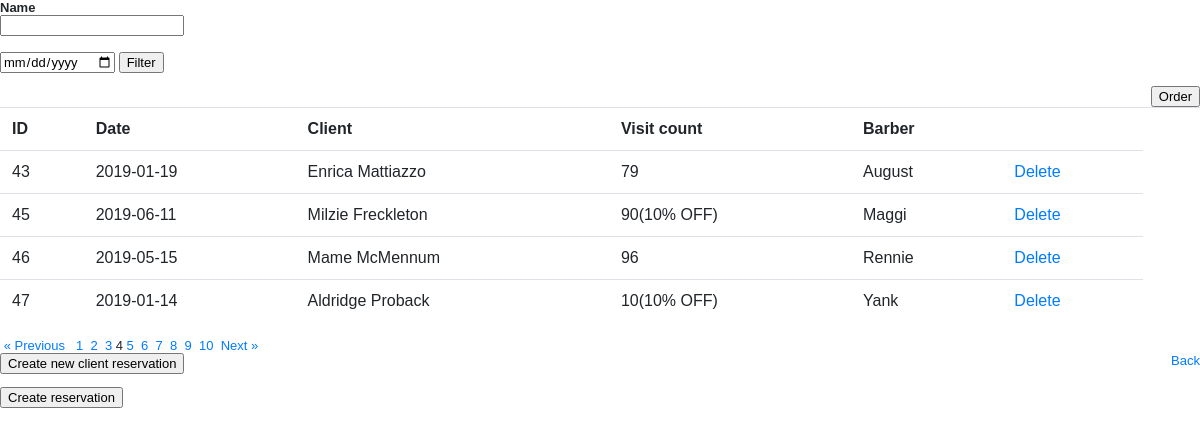
Page /nfq/public/barber/index.php?page=4 on the committed database.
### tables this page shows
CREATE TABLE IF NOT EXISTS `reservation` (
  `id` int(11) NOT NULL AUTO_INCREMENT,
  `date` date NOT NULL,
  `hour` int(11) NOT NULL,
  `minute` int(11) NOT NULL,
  `client` int(11) NOT NULL,
  PRIMARY KEY (`id`),
  KEY `client` (`client`)
);

CREATE TABLE IF NOT EXISTS `client` (
  `id` int(11) NOT NULL AUTO_INCREMENT,
  `name` varchar(50) NOT NULL,
  `surname` varchar(50) NOT NULL,
  `visit_count` int(11) NOT NULL,
  `barberid` int(11) NOT NULL,
  PRIMARY KEY (`id`),
  KEY `barberid` (`barberid`)
);

CREATE TABLE IF NOT EXISTS `barber` (
  `id` int(11) NOT NULL AUTO_INCREMENT,
  `name` text NOT NULL,
  PRIMARY KEY (`id`)
);

### nfq/private/functions.php (called while the page is built, shortened)
<?php
function url_for($script_path) {
  if($script_path[0] != '/') {
    $script_path = "/" . $script_path;
  }
  return WWW_ROOT . $script_path;
}
function u($string="") {
  return urlencode($string);
}
function h($string="") {
  return htmlspecialchars($string);
}
?>

### nfq/private/classes/databasereservation.class.php (called while the page is built, shortened)
<?php
class DatabaseReservation {
  static protected $database;
  static protected $table_name = "reservation";
  static public function set_database($database) {
    self::$database = $database;
  }
  static public function find_by_sql($sql) {
    $connection = new mysqli("localhost", "id8781240_taudau1", "test123", "id8781240_taudau1");
    $result = $connection->query($sql);
    $object_array = [];
    while($record = $result->fetch_assoc()) {
      $object_array[] = static::instantiate($record);
    }
    return $object_array;
  }
  static public function find_all($per_page, $offset) {
    $date = date('Y-m-d');
    $sql = "SELECT * FROM " . static::$table_name . " ";
    $sql .= "WHERE YEAR(date) >= '" . $date . "' ";
    $sql .= "LIMIT " . $per_page . " ";
    $sql .= "OFFSET " . $offset;
    return static::find_by_sql($sql);
  }
  static public function count_all() {
    $sql = "SELECT COUNT(*) FROM " . static::$table_name;
    $result_set = self::$database->query($sql);
    $row = $result_set->fetch_array();
    return array_shift($row);
  }
  static protected function instantiate($record) {
    $object = new static;
    foreach($record as $property => $value) {
      if(property_exists($object, $property)) {
        $object->$property = $value;
      }
    }
    return $object;
  }
}
?>

### nfq/private/classes/databaseclient.class.php (called while the page is built, shortened)
<?php
class DatabaseClient {
  static protected $database;
  static protected $table_name = "client";
  static public function set_database($database) {
    self::$database = $database;
  }
  static public function find_by_sql($sql) {
    $result = self::$database->query($sql);
    $object_array = [];
    while($record = $result->fetch_assoc()) {
      $object_array[] = static::instantiate($record);
    }
    return $object_array;
  }
  static public function find_by_id($id) {
    $sql = "SELECT * FROM " . static::$table_name . " ";
    $sql .= "WHERE id='" . self::$database->escape_string($id) . "'";
    $obj_array = static::find_by_sql($sql);
    if(!empty($obj_array)) {
      return array_shift($obj_array);
    } else {
      return false;
    }
  }
  static protected function instantiate($record) {
    $object = new static;
    foreach($record as $property => $value) {
      if(property_exists($object, $property)) {
        $object->$property = $value;
      }
    }
    return $object;
  }
}
?>

### nfq/private/classes/databaseobject.class.php (called while the page is built, shortened)
<?php
class DatabaseObject {
  static protected $database;
  static protected $table_name = "barber";
  static public function set_database($database) {
    self::$database = $database;
  }
  static public function find_by_sql($sql)
  {
    $result = self::$database->query($sql);
    $object_array = [];
    while($record = $result->fetch_assoc())
    {
      $object_array[] = static::instantiate($record);
    }
    return $object_array;
  }
  static public function find_by_id($id) {
    $sql = "SELECT * FROM " . static::$table_name . " ";
    $sql .= "WHERE id='" . self::$database->escape_string($id) . "'";
    $obj_array = static::find_by_sql($sql);
    if(!empty($obj_array)) {
      return array_shift($obj_array);
    } else {
      return false;
    }
  }
  static protected function instantiate($record) {
    $object = new static;
    foreach($record as $property => $value) {
      if(property_exists($object, $property)) {
        $object->$property = $value;
      }
    }
    return $object;
  }
}
?>

### nfq/private/classes/client.class.php (called while the page is built, shortened)
<?php
class Client extends DatabaseClient {
  public function quantity($number)
  {
    $int = $number / 5;
    if (is_int($int))
    {
      return true;
    }
    return false;
  }
}
?>

### nfq/public/barber/index.php (the view, shortened to what this page needs)
<?php require_once('../../private/initialize.php'); ?>
<!DOCTYPE html>
<?php
$current_page = $_GET['page'] ?? 1;
$per_page = 5;
$total_count = Reservation::count_all();
$pagination = new Pagination($current_page, $per_page, $total_count);
if(isset($_POST['Filter']))
{
  $name = isset($_POST['name']) ? $_POST['name'] : '';
  $date = isset($_POST['day']) ? $_POST['day'] : '';
  if(isset($name) && $name != "" || isset($date) && $date != "")
  {
    $reservations = Reservation::find_all_by_criteria($date, $name, $order, $per_page, $pagination->offset());
  }
  else
  {
    $reservations = Reservation::find_all($per_page, $pagination->offset());
  }
}
else
{
  $reservations = Reservation::find_all($per_page, $pagination->offset());
  if($_GET['check'] != 1)
  {
    $order  = 0;
  }
}
?>
<html>
<body>
<form action="<?php echo url_for('/barber/index.php'); ?>" method="post">
<dl>
  <dt>Name</dt>
  <dd><input type="text" name="name" value=""></dd>
</dl>
<input type="date" name="day">
  <input type="submit" name="Filter" value="Filter" />
</form>
<table class="table table-hover">
      <tr>
        <th>ID</th>
        <th>Date</th>
        <th>Client</th>
        <th>Visit count</th>
        <th>Barber</th>
        <th>&nbsp;</th>
        <th>&nbsp;</th>
      </tr>
      <?php foreach($reservations as $reservation) { ?>
        <tr>
          <td><?php echo h($reservation->id); ?></td>
          <td><?php echo h($reservation->date); ?></td>
          <?php $client = Client::find_by_id($reservation->client); ?>
          <td><?php echo h($client->name) . " " . h($client->surname); ?></td>
          <td><?php echo h($client->visit_count);
          if($client->quantity($client->visit_count) == true)
          {
             echo "(10% OFF)";
          } ?></td>
          <?php $barber = Barber::find_by_id($client->barberid); ?>
          <td><?php echo h($barber->name); ?></td>
          <td><a class="action" href="<?php echo url_for('/barber/delete.php?id=' . h(u($reservation->id))); ?>">Delete</a></td>
    	  </tr>
      <?php } ?>
     <form action="<?php echo url_for('/barber/index.php?order=' . h(u($order)) . "&check=1"); ?>" method="post">
  <input style="float:right" type="submit" name="Order" value="Order" />
</form>
  	</table>
    <?php
$url = url_for('/barber/index.php');
echo $pagination->page_links($url);
?>
<a style="float: right" href="<?php echo url_for('index.php')?>">Back</a>
<form action="<?php echo url_for('/barber/createnew.php'); ?>" method="post">
  <input type="submit" value="Create new client reservation" />
</form>
<form action="<?php echo url_for('/barber/existingnew.php'); ?>" method="post">
  <input type="submit" value="Create reservation" />
</form>
</body>
</html>

### nfq/public/stylesheets/public.css (style rules this page uses)
html { height: 100%; width: 100%; }
body { width: 100%; height: 100%; border: 0; font: 13px/15px Verdana, Arial, Helvetica, sans-serif; background: #FFFFFF; }

### rows in the picture
reservation: id "43", date "2019-01-19", client.name "Enrica", client.surname "Mattiazzo", client.visit_count "79", barber.name "August"
reservation: id "45", date "2019-06-11", client.name "Milzie", client.surname "Freckleton", client.visit_count "90", shows "(10% OFF)", barber.name "Maggi"
reservation: id "46", date "2019-05-15", client.name "Mame", client.surname "McMennum", client.visit_count "96", barber.name "Rennie"
reservation: id "47", date "2019-01-14", client.name "Aldridge", client.surname "Proback", client.visit_count "10", shows "(10% OFF)", barber.name "Yank"
